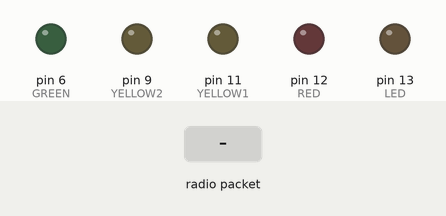
Simulated run of this sketch. Board: Arduino Uno, built with avr-gcc and run on an emulated ATmega328P. Shown: output pins drawn as LEDs (lit = HIGH). The inputs (shaded band) are chosen by the test bench. No radio packets arrive unless stated; pins used as bus, display or sensor lines are not drawn.

Above: at 1.2 s.
1.3 s: radio packet "1" arrives
At 1.7 s:
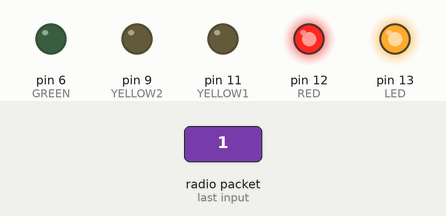
Timing chart, 0 to 4.3 s (numbered marks = the images above; inputs shaded):
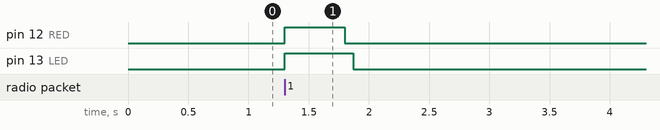

The sketch:

receiver_noserial.ino
```cpp
// Feather9x_RX
// -*- mode: C++ -*-
// Example sketch showing how to create a simple messaging client (receiver)
// with the RH_RF95 class. RH_RF95 class does not provide for addressing or
// reliability, so you should only use RH_RF95 if you do not need the higher
// level messaging abilities.
// It is designed to work with the other example Feather9x_TX

#include <SPI.h>
#include <RH_RF95.h>

/* for feather m0  */
#define RFM95_CS 8
#define RFM95_RST 4
#define RFM95_INT 3


// Change to 434.0 or other frequency, must match RX's freq!
#define RF95_FREQ 915.0

// Singleton instance of the radio driver
RH_RF95 rf95(RFM95_CS, RFM95_INT);

// Blinky on receipt
#define LED 13
#define RED 12
#define YELLOW1 11
#define YELLOW2 9
#define GREEN 6

void setup()
{
  pinMode(LED, OUTPUT);
  pinMode(RED, OUTPUT);
  pinMode(YELLOW1, OUTPUT);
  pinMode(YELLOW2, OUTPUT);
  pinMode(GREEN, OUTPUT);

  pinMode(RFM95_RST, OUTPUT);
  digitalWrite(RFM95_RST, HIGH);

//  while (!Serial);
//  Serial.begin(9600);
//  delay(100);

//  Serial.println("Feather LoRa RX Test!");

  // manual reset
  digitalWrite(RFM95_RST, LOW);
  delay(10);
  digitalWrite(RFM95_RST, HIGH);
  delay(10);

  while (!rf95.init()) {
//    Serial.println("LoRa radio init failed");
    while (1);
  }
//  Serial.println("LoRa radio init OK!");

  // Defaults after init are 434.0MHz, modulation GFSK_Rb250Fd250, +13dbM
  if (!rf95.setFrequency(RF95_FREQ)) {
//    Serial.println("setFrequency failed");
    while (1);
  }
//  Serial.print("Set Freq to: "); Serial.println(RF95_FREQ);

  // Defaults after init are 434.0MHz, 13dBm, Bw = 125 kHz, Cr = 4/5, Sf = 128chips/symbol, CRC on

  // The default transmitter power is 13dBm, using PA_BOOST.
  // If you are using RFM95/96/97/98 modules which uses the PA_BOOST transmitter pin, then
  // you can set transmitter powers from 5 to 23 dBm:
  rf95.setTxPower(23, false);
}

void loop()
{
  if (rf95.available())
  {
    // Should be a message for us now
    uint8_t buf[RH_RF95_MAX_MESSAGE_LEN];
    uint8_t len = sizeof(buf);

    if (rf95.recv(buf, &len)) {
      digitalWrite(LED, HIGH);
//      RH_RF95::printBuffer("Received: ", buf, len);
//      Serial.print("Got: ");
//      Serial.println((char*)buf);
//      Serial.print("RSSI: ");
//      Serial.println(rf95.lastRssi(), DEC);
      blinkStrength(rf95.lastRssi());
      delay(10);
      // Send a reply
      uint8_t data[] = "And hello back to you";
      rf95.send(data, sizeof(data));
      rf95.waitPacketSent();
//      Serial.println("Sent a reply");
      digitalWrite(LED, LOW);
    } else {
//      Serial.println("Receive failed");
    }
  }
}

void blinkStrength(int strength) {
  if(strength > -101)
    digitalWrite(RED, HIGH);
  if(strength > -52)
    digitalWrite(YELLOW1, HIGH);
  if(strength > -42)
    digitalWrite(YELLOW2, HIGH);
  if(strength > -32)
    digitalWrite(GREEN, HIGH);

  delay(500);
  digitalWrite(RED, LOW);
  digitalWrite(YELLOW1, LOW);
  digitalWrite(YELLOW2, LOW);
  digitalWrite(GREEN, LOW);
}
```

Measured:
- after the input at 1.3 s, pin 12 (RED): LOW → HIGH at once, → LOW 0.50 s later; pin 13 (LED): LOW → HIGH at once, → LOW 0.57 s later
